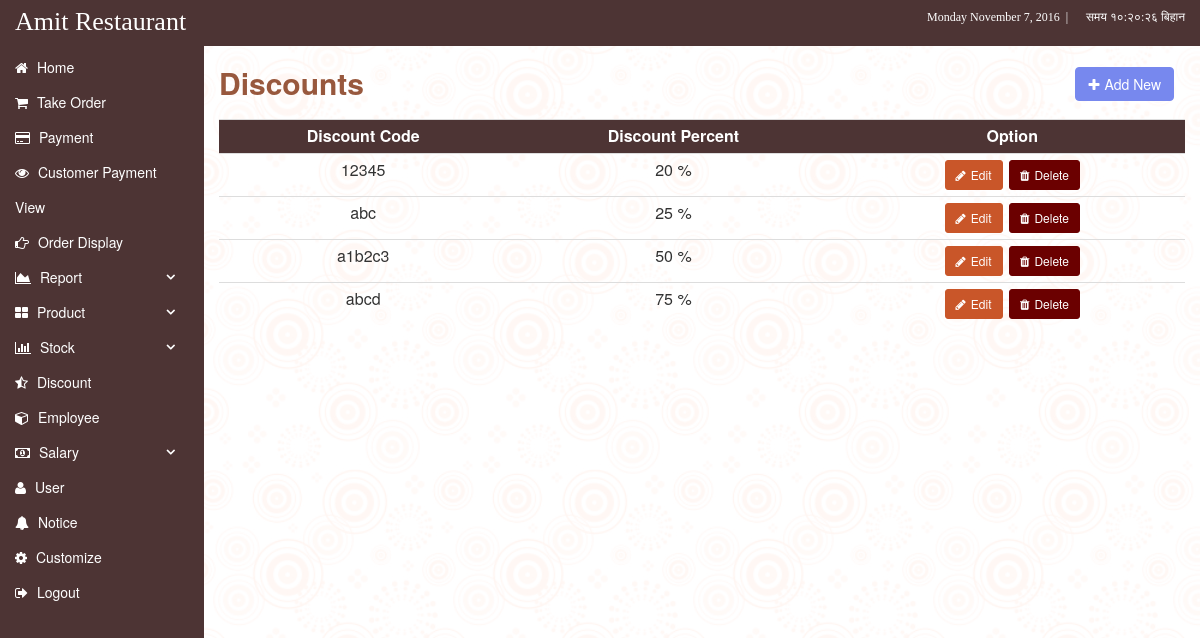
Screenshot of /discount-display.php (signed in) with the database file from the repository.
### tables this page shows
CREATE TABLE `details` (
  `id` int(9) NOT NULL,
  `name` varchar(50) NOT NULL,
  `image` varchar(50) NOT NULL
);

CREATE TABLE `discount` (
  `id` int(9) NOT NULL,
  `discount_code` varchar(30) NOT NULL,
  `discount_percent` int(3) NOT NULL
);

### discount-display.php (the view, shortened to what this page needs)
<?php include ('inc/header.php'); ?>
<?php if( !user_staff() && !user_cook() ){ ?>
<h2 class="page-title">Discounts
<?php if(!user_manager()){ ?>
<a href="discount" class="btn btn-info pull-right"><i class="fa fa-plus"></i>Add New</a>
<?php } ?>
</h2>
	<table class="table table-condensed table-hover">
		<tr class="t-head">
			<th>Discount Code</th>
			<th>Discount Percent</th>
			<?php if(!user_manager()){ ?>
			<th>Option</th>
			<?php } ?>
		</tr>
				<?php
					$id_qry = "SELECT * FROM discount";
					 $result = query($id_qry);
					 while ($row = fetch($result))
					 {
          echo "<tr><td>".$row['discount_code'] ."</td><td>".$row['discount_percent'] ." %</td>";
          ?>
          <?php if( !user_manager() ){ ?>
          <td>
          	<a class="btn btn-warning btn-sm" href="discount-edit.php?val=<?php echo encrypt_decrypt('encrypt',$row['id']); ?>"><i class="fa fa-pencil"></i>Edit</a>
      		<a class="btn btn-danger btn-sm" href="discount-delete.php?val=<?php echo encrypt_decrypt('encrypt',$row['id']); ?>" onclick="return confirm('Are you sure?');"><i class="fa fa-trash"></i>Delete</a>
       	  </td>
       <?php
       	}
        echo "</tr>";
    }
				?>
	</table>
<?php include ('inc/footer.php'); ?>
<?php
	} else {
		redirect_to("index");
	}
?>

### inc/function.php (shortened to what this page needs)
<?php
function query($str) {
    global $connection;
    $sel_query = mysqli_query($connection,$str);
    return $sel_query;
}
function fetch($str) {
    $row = mysqli_fetch_array($str);
    return $row;
}
function the_title(){
    $query = "SELECT name FROM details";
    $result = query($query);
    if($row = fetch($result)){
        echo $row['name'];
    }
}
function encrypt_decrypt($action, $string) {
    $output = false;
    $encrypt_method = "AES-256-CBC";
    $secret_key = 'Your Secret Key key';
    $secret_iv = 'Your Secret Key iv';
    $key = hash('sha256', $secret_key);
    $iv = substr(hash('sha256', $secret_iv), 0, 16);
    if( $action == 'encrypt' ) {
        $output = openssl_encrypt($string, $encrypt_method, $key, 0, $iv);
        $output = base64_encode($output);
    }
    else if( $action == 'decrypt' ){
        $output = openssl_decrypt(base64_decode($string), $encrypt_method, $key, 0, $iv);
    }
    return $output;
}
?>

### css/style.css (style rules this page uses)
body { margin: 0; padding: 0; background: url(../img/background.png); background-attachment: fixed; }
.t-head { background: #4D3434; color: #fff; }
.fa { padding-right: 5px; }
td, th { font-size: 16px; text-align: center; }
.btn-warning { background-color: #C95629; border-color: #C95629; margin: 1px; }
.btn-danger { background-color: #6B0000; border-color: #6B0000; margin: 1px; }
.btn-info { background-color: #7788EE; border-color: #7788EE; margin: 1px; }
.page-title { color: #98583D; font-weight: 600; padding: 10px 10px 10px 0; }

### rows the page displays
details: name "Amit Restaurant"
discount: discount_code "12345", discount_percent "20"
discount: discount_code "abc", discount_percent "25"
discount: discount_code "a1b2c3", discount_percent "50"
discount: discount_code "abcd", discount_percent "75"
